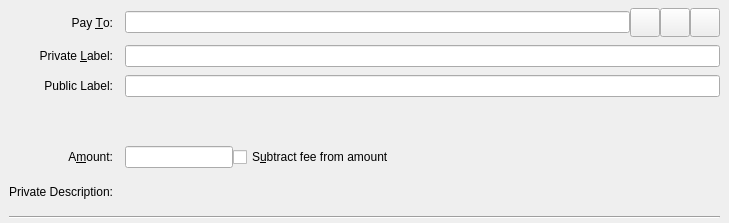
<?xml version="1.0" encoding="UTF-8"?>
<ui version="4.0">
 <class>SendCoinsEntry</class>
 <widget class="QStackedWidget" name="SendCoinsEntry">
  <property name="geometry">
   <rect>
    <x>0</x>
    <y>0</y>
    <width>729</width>
    <height>223</height>
   </rect>
  </property>
  <property name="focusPolicy">
   <enum>Qt::TabFocus</enum>
  </property>
  <property name="autoFillBackground">
   <bool>false</bool>
  </property>
  <widget class="QFrame" name="SendCoins">
   <property name="toolTip">
    <string>This is a normal payment.</string>
   </property>
   <property name="frameShape">
    <enum>QFrame::NoFrame</enum>
   </property>
   <layout class="QGridLayout" name="gridLayout">
    <property name="topMargin">
     <number>8</number>
    </property>
    <property name="bottomMargin">
     <number>4</number>
    </property>
    <property name="horizontalSpacing">
     <number>12</number>
    </property>
    <property name="verticalSpacing">
     <number>8</number>
    </property>
    <item row="4" column="1">
     <layout class="QHBoxLayout" name="horizontalLayoutAmount" stretch="0,1">
      <item>
       <widget class="BitcoinAmountField" name="payAmount"/>
      </item>
      <item>
       <widget class="QCheckBox" name="checkboxSubtractFeeFromAmount">
        <property name="toolTip">
         <string>The fee will be deducted from the amount being sent. The recipient will receive less bitcoins than you enter in the amount field. If multiple recipients are selected, the fee is split equally.</string>
        </property>
        <property name="text">
         <string>S&amp;ubtract fee from amount</string>
        </property>
       </widget>
      </item>
     </layout>
    </item>
    <item row="5" column="0">
     <widget class="QLabel" name="messageLabel">
      <property name="text">
       <string>Private Description:</string>
      </property>
      <property name="alignment">
       <set>Qt::AlignRight|Qt::AlignTrailing|Qt::AlignVCenter</set>
      </property>
     </widget>
    </item>
    <item row="1" column="0">
     <widget class="QLabel" name="labellLabel">
      <property name="text">
       <string>Private &amp;Label:</string>
      </property>
      <property name="alignment">
       <set>Qt::AlignRight|Qt::AlignTrailing|Qt::AlignVCenter</set>
      </property>
      <property name="buddy">
       <cstring>addAsLabel</cstring>
      </property>
     </widget>
    </item>
    <item row="4" column="0">
     <widget class="QLabel" name="amountLabel">
      <property name="text">
       <string>A&amp;mount:</string>
      </property>
      <property name="alignment">
       <set>Qt::AlignRight|Qt::AlignTrailing|Qt::AlignVCenter</set>
      </property>
      <property name="buddy">
       <cstring>payAmount</cstring>
      </property>
     </widget>
    </item>
    <item row="0" column="0">
     <widget class="QLabel" name="payToLabel">
      <property name="text">
       <string>Pay &amp;To:</string>
      </property>
      <property name="alignment">
       <set>Qt::AlignRight|Qt::AlignTrailing|Qt::AlignVCenter</set>
      </property>
      <property name="buddy">
       <cstring>payTo</cstring>
      </property>
     </widget>
    </item>
    <item row="6" column="0" colspan="2">
     <widget class="Line" name="line">
      <property name="orientation">
       <enum>Qt::Horizontal</enum>
      </property>
     </widget>
    </item>
    <item row="0" column="1">
     <layout class="QHBoxLayout" name="payToLayout">
      <property name="spacing">
       <number>0</number>
      </property>
      <item>
       <widget class="QValidatedLineEdit" name="payTo">
        <property name="toolTip">
         <string>The Diskcoin address to send the payment to</string>
        </property>
       </widget>
      </item>
      <item>
       <widget class="QToolButton" name="addressBookButton">
        <property name="toolTip">
         <string>Choose previously used address</string>
        </property>
        <property name="text">
         <string/>
        </property>
        <property name="icon">
         <iconset resource="../bitcoin.qrc">
          <normaloff>:/icons/address-book</normaloff>:/icons/address-book</iconset>
        </property>
        <property name="iconSize">
         <size>
          <width>22</width>
          <height>22</height>
         </size>
        </property>
        <property name="shortcut">
         <string>Alt+A</string>
        </property>
       </widget>
      </item>
      <item>
       <widget class="QToolButton" name="pasteButton">
        <property name="toolTip">
         <string>Paste address from clipboard</string>
        </property>
        <property name="text">
         <string/>
        </property>
        <property name="icon">
         <iconset resource="../bitcoin.qrc">
          <normaloff>:/icons/editpaste</normaloff>:/icons/editpaste</iconset>
        </property>
        <property name="iconSize">
         <size>
          <width>22</width>
          <height>22</height>
         </size>
        </property>
        <property name="shortcut">
         <string>Alt+P</string>
        </property>
       </widget>
      </item>
      <item>
       <widget class="QToolButton" name="deleteButton">
        <property name="toolTip">
         <string>Remove this entry</string>
        </property>
        <property name="text">
         <string/>
        </property>
        <property name="icon">
         <iconset resource="../bitcoin.qrc">
          <normaloff>:/icons/remove</normaloff>:/icons/remove</iconset>
        </property>
        <property name="iconSize">
         <size>
          <width>22</width>
          <height>22</height>
         </size>
        </property>
       </widget>
      </item>
     </layout>
    </item>
    <item row="5" column="1">
     <widget class="QLabel" name="messageTextLabel">
      <property name="toolTip">
       <string>A message that was attached to the bitcoin: URI which will be stored with the transaction for your reference. Note: This message will not be sent over the Diskcoin network.</string>
      </property>
      <property name="textFormat">
       <enum>Qt::PlainText</enum>
      </property>
     </widget>
    </item>
    <item row="1" column="1">
     <layout class="QHBoxLayout" name="labelLayout">
      <item>
       <widget class="QLineEdit" name="addAsLabel">
        <property name="toolTip">
         <string>Enter a private label for this address to add it to the list of used addresses</string>
        </property>
       </widget>
      </item>
     </layout>
    </item>
    <item row="2" column="1">
     <layout class="QHBoxLayout" name="labelPublicLayout">
      <item>
       <widget class="QLineEdit" name="lineEditPublic">
        <property name="toolTip">
         <string>Enter a public label for this transaction</string>
        </property>
       </widget>
      </item>
     </layout>
    </item>
    <item row="2" column="0">
     <widget class="QLabel" name="labelPublic">
      <property name="text">
       <string>Public Label:</string>
      </property>
      <property name="alignment">
       <set>Qt::AlignRight|Qt::AlignTrailing|Qt::AlignVCenter</set>
      </property>
     </widget>
    </item>
    <item row="3" column="1">
     <widget class="QLabel" name="messageTextLabel1">
      <property name="toolTip">
       <string/>
      </property>
      <property name="textFormat">
       <enum>Qt::PlainText</enum>
      </property>
      <property name="buddy">
       <cstring>lineEditPublic</cstring>
      </property>
     </widget>
    </item>
   </layout>
  </widget>
  <widget class="QFrame" name="SendCoins_UnauthenticatedPaymentRequest">
   <property name="palette">
    <palette>
     <active>
      <colorrole role="WindowText">
       <brush brushstyle="SolidPattern">
        <color alpha="255">
         <red>0</red>
         <green>0</green>
         <blue>0</blue>
        </color>
       </brush>
      </colorrole>
      <colorrole role="Button">
       <brush brushstyle="SolidPattern">
        <color alpha="255">
         <red>255</red>
         <green>255</green>
         <blue>127</blue>
        </color>
       </brush>
      </colorrole>
      <colorrole role="Light">
       <brush brushstyle="SolidPattern">
        <color alpha="255">
         <red>255</red>
         <green>255</green>
         <blue>255</blue>
        </color>
       </brush>
      </colorrole>
      <colorrole role="Midlight">
       <brush brushstyle="SolidPattern">
        <color alpha="255">
         <red>255</red>
         <green>255</green>
         <blue>191</blue>
        </color>
       </brush>
      </colorrole>
      <colorrole role="Dark">
       <brush brushstyle="SolidPattern">
        <color alpha="255">
         <red>127</red>
         <green>127</green>
         <blue>63</blue>
        </color>
       </brush>
      </colorrole>
      <colorrole role="Mid">
       <brush brushstyle="SolidPattern">
        <color alpha="255">
         <red>170</red>
         <green>170</green>
         <blue>84</blue>
        </color>
       </brush>
      </colorrole>
      <colorrole role="Text">
       <brush brushstyle="SolidPattern">
        <color alpha="255">
         <red>0</red>
         <green>0</green>
         <blue>0</blue>
        </color>
       </brush>
      </colorrole>
      <colorrole role="BrightText">
       <brush brushstyle="SolidPattern">
        <color alpha="255">
         <red>255</red>
         <green>255</green>
         <blue>255</blue>
        </color>
       </brush>
      </colorrole>
      <colorrole role="ButtonText">
       <brush brushstyle="SolidPattern">
        <color alpha="255">
         <red>0</red>
         <green>0</green>
         <blue>0</blue>
        </color>
       </brush>
      </colorrole>
      <colorrole role="Base">
       <brush brushstyle="SolidPattern">
        <color alpha="255">
         <red>255</red>
         <green>255</green>
         <blue>255</blue>
        </color>
       </brush>
      </colorrole>
      <colorrole role="Window">
       <brush brushstyle="SolidPattern">
        <color alpha="255">
         <red>255</red>
         <green>255</green>
         <blue>127</blue>
        </color>
       </brush>
      </colorrole>
      <colorrole role="Shadow">
       <brush brushstyle="SolidPattern">
        <color alpha="255">
         <red>0</red>
         <green>0</green>
         <blue>0</blue>
        </color>
       </brush>
      </colorrole>
      <colorrole role="AlternateBase">
       <brush brushstyle="SolidPattern">
        <color alpha="255">
         <red>255</red>
         <green>255</green>
         <blue>191</blue>
        </color>
       </brush>
      </colorrole>
      <colorrole role="ToolTipBase">
       <brush brushstyle="SolidPattern">
        <color alpha="255">
         <red>255</red>
         <green>255</green>
         <blue>220</blue>
        </color>
       </brush>
      </colorrole>
      <colorrole role="ToolTipText">
       <brush brushstyle="SolidPattern">
        <color alpha="255">
         <red>0</red>
         <green>0</green>
         <blue>0</blue>
        </color>
       </brush>
      </colorrole>
     </active>
     <inactive>
      <colorrole role="WindowText">
       <brush brushstyle="SolidPattern">
        <color alpha="255">
         <red>0</red>
         <green>0</green>
         <blue>0</blue>
        </color>
       </brush>
      </colorrole>
      <colorrole role="Button">
       <brush brushstyle="SolidPattern">
        <color alpha="255">
         <red>255</red>
         <green>255</green>
         <blue>127</blue>
        </color>
       </brush>
      </colorrole>
      <colorrole role="Light">
       <brush brushstyle="SolidPattern">
        <color alpha="255">
         <red>255</red>
         <green>255</green>
         <blue>255</blue>
        </color>
       </brush>
      </colorrole>
      <colorrole role="Midlight">
       <brush brushstyle="SolidPattern">
        <color alpha="255">
         <red>255</red>
         <green>255</green>
         <blue>191</blue>
        </color>
       </brush>
      </colorrole>
      <colorrole role="Dark">
       <brush brushstyle="SolidPattern">
        <color alpha="255">
         <red>127</red>
         <green>127</green>
         <blue>63</blue>
        </color>
       </brush>
      </colorrole>
      <colorrole role="Mid">
       <brush brushstyle="SolidPattern">
        <color alpha="255">
         <red>170</red>
         <green>170</green>
         <blue>84</blue>
        </color>
       </brush>
      </colorrole>
      <colorrole role="Text">
       <brush brushstyle="SolidPattern">
        <color alpha="255">
         <red>0</red>
         <green>0</green>
         <blue>0</blue>
        </color>
       </brush>
      </colorrole>
      <colorrole role="BrightText">
       <brush brushstyle="SolidPattern">
        <color alpha="255">
         <red>255</red>
         <green>255</green>
         <blue>255</blue>
        </color>
       </brush>
      </colorrole>
      <colorrole role="ButtonText">
       <brush brushstyle="SolidPattern">
        <color alpha="255">
         <red>0</red>
         <green>0</green>
         <blue>0</blue>
        </color>
       </brush>
      </colorrole>
      <colorrole role="Base">
       <brush brushstyle="SolidPattern">
        <color alpha="255">
         <red>255</red>
         <green>255</green>
         <blue>255</blue>
        </color>
       </brush>
      </colorrole>
      <colorrole role="Window">
       <brush brushstyle="SolidPattern">
        <color alpha="255">
         <red>255</red>
         <green>255</green>
         <blue>127</blue>
        </color>
       </brush>
      </colorrole>
      <colorrole role="Shadow">
       <brush brushstyle="SolidPattern">
        <color alpha="255">
         <red>0</red>
         <green>0</green>
         <blue>0</blue>
        </color>
       </brush>
      </colorrole>
      <colorrole role="AlternateBase">
       <brush brushstyle="SolidPattern">
        <color alpha="255">
         <red>255</red>
         <green>255</green>
         <blue>191</blue>
        </color>
       </brush>
      </colorrole>
      <colorrole role="ToolTipBase">
       <brush brushstyle="SolidPattern">
        <color alpha="255">
         <red>255</red>
         <green>255</green>
         <blue>220</blue>
        </color>
       </brush>
      </colorrole>
      <colorrole role="ToolTipText">
       <brush brushstyle="SolidPattern">
        <color alpha="255">
         <red>0</red>
         <green>0</green>
         <blue>0</blue>
        </color>
       </brush>
      </colorrole>
     </inactive>
     <disabled>
      <colorrole role="WindowText">
       <brush brushstyle="SolidPattern">
        <color alpha="255">
         <red>127</red>
         <green>127</green>
         <blue>63</blue>
        </color>
       </brush>
      </colorrole>
      <colorrole role="Button">
       <brush brushstyle="SolidPattern">
        <color alpha="255">
         <red>255</red>
         <green>255</green>
         <blue>127</blue>
        </color>
       </brush>
      </colorrole>
      <colorrole role="Light">
       <brush brushstyle="SolidPattern">
        <color alpha="255">
         <red>255</red>
         <green>255</green>
         <blue>255</blue>
        </color>
       </brush>
      </colorrole>
      <colorrole role="Midlight">
       <brush brushstyle="SolidPattern">
        <color alpha="255">
         <red>255</red>
         <green>255</green>
         <blue>191</blue>
        </color>
       </brush>
      </colorrole>
      <colorrole role="Dark">
       <brush brushstyle="SolidPattern">
        <color alpha="255">
         <red>127</red>
         <green>127</green>
         <blue>63</blue>
        </color>
       </brush>
      </colorrole>
      <colorrole role="Mid">
       <brush brushstyle="SolidPattern">
        <color alpha="255">
         <red>170</red>
         <green>170</green>
         <blue>84</blue>
        </color>
       </brush>
      </colorrole>
      <colorrole role="Text">
       <brush brushstyle="SolidPattern">
        <color alpha="255">
         <red>127</red>
         <green>127</green>
         <blue>63</blue>
        </color>
       </brush>
      </colorrole>
      <colorrole role="BrightText">
       <brush brushstyle="SolidPattern">
        <color alpha="255">
         <red>255</red>
         <green>255</green>
         <blue>255</blue>
        </color>
       </brush>
      </colorrole>
      <colorrole role="ButtonText">
       <brush brushstyle="SolidPattern">
        <color alpha="255">
         <red>127</red>
         <green>127</green>
         <blue>63</blue>
        </color>
       </brush>
      </colorrole>
      <colorrole role="Base">
       <brush brushstyle="SolidPattern">
        <color alpha="255">
         <red>255</red>
         <green>255</green>
         <blue>127</blue>
        </color>
       </brush>
      </colorrole>
      <colorrole role="Window">
       <brush brushstyle="SolidPattern">
        <color alpha="255">
         <red>255</red>
         <green>255</green>
         <blue>127</blue>
        </color>
       </brush>
      </colorrole>
      <colorrole role="Shadow">
       <brush brushstyle="SolidPattern">
        <color alpha="255">
         <red>0</red>
         <green>0</green>
         <blue>0</blue>
        </color>
       </brush>
      </colorrole>
      <colorrole role="AlternateBase">
       <brush brushstyle="SolidPattern">
        <color alpha="255">
         <red>255</red>
         <green>255</green>
         <blue>127</blue>
        </color>
       </brush>
      </colorrole>
      <colorrole role="ToolTipBase">
       <brush brushstyle="SolidPattern">
        <color alpha="255">
         <red>255</red>
         <green>255</green>
         <blue>220</blue>
        </color>
       </brush>
      </colorrole>
      <colorrole role="ToolTipText">
       <brush brushstyle="SolidPattern">
        <color alpha="255">
         <red>0</red>
         <green>0</green>
         <blue>0</blue>
        </color>
       </brush>
      </colorrole>
     </disabled>
    </palette>
   </property>
   <property name="toolTip">
    <string>This is an unauthenticated payment request.</string>
   </property>
   <property name="autoFillBackground">
    <bool>true</bool>
   </property>
   <property name="frameShape">
    <enum>QFrame::NoFrame</enum>
   </property>
   <layout class="QGridLayout" name="gridLayout_is">
    <property name="spacing">
     <number>12</number>
    </property>
    <item row="0" column="0">
     <widget class="QLabel" name="payToLabel_is">
      <property name="text">
       <string>Pay To:</string>
      </property>
      <property name="alignment">
       <set>Qt::AlignRight|Qt::AlignTrailing|Qt::AlignVCenter</set>
      </property>
     </widget>
    </item>
    <item row="0" column="1">
     <layout class="QHBoxLayout" name="payToLayout_is">
      <property name="spacing">
       <number>0</number>
      </property>
      <item>
       <widget class="QLabel" name="payTo_is"/>
      </item>
      <item>
       <widget class="QToolButton" name="deleteButton_is">
        <property name="toolTip">
         <string>Remove this entry</string>
        </property>
        <property name="text">
         <string/>
        </property>
        <property name="icon">
         <iconset resource="../bitcoin.qrc">
          <normaloff>:/icons/remove</normaloff>:/icons/remove</iconset>
        </property>
       </widget>
      </item>
     </layout>
    </item>
    <item row="1" column="0">
     <widget class="QLabel" name="memoLabel_is">
      <property name="text">
       <string>Memo:</string>
      </property>
      <property name="alignment">
       <set>Qt::AlignRight|Qt::AlignTrailing|Qt::AlignVCenter</set>
      </property>
     </widget>
    </item>
    <item row="1" column="1">
     <widget class="QLabel" name="memoTextLabel_is">
      <property name="textFormat">
       <enum>Qt::PlainText</enum>
      </property>
     </widget>
    </item>
    <item row="2" column="0">
     <widget class="QLabel" name="amountLabel_is">
      <property name="text">
       <string>A&amp;mount:</string>
      </property>
      <property name="alignment">
       <set>Qt::AlignRight|Qt::AlignTrailing|Qt::AlignVCenter</set>
      </property>
      <property name="buddy">
       <cstring>payAmount_is</cstring>
      </property>
     </widget>
    </item>
    <item row="2" column="1">
     <widget class="BitcoinAmountField" name="payAmount_is">
      <property name="acceptDrops">
       <bool>false</bool>
      </property>
     </widget>
    </item>
   </layout>
  </widget>
  <widget class="QFrame" name="SendCoins_AuthenticatedPaymentRequest">
   <property name="palette">
    <palette>
     <active>
      <colorrole role="WindowText">
       <brush brushstyle="SolidPattern">
        <color alpha="255">
         <red>0</red>
         <green>0</green>
         <blue>0</blue>
        </color>
       </brush>
      </colorrole>
      <colorrole role="Button">
       <brush brushstyle="SolidPattern">
        <color alpha="255">
         <red>140</red>
         <green>232</green>
         <blue>119</blue>
        </color>
       </brush>
      </colorrole>
      <colorrole role="Light">
       <brush brushstyle="SolidPattern">
        <color alpha="255">
         <red>230</red>
         <green>255</green>
         <blue>224</blue>
        </color>
       </brush>
      </colorrole>
      <colorrole role="Midlight">
       <brush brushstyle="SolidPattern">
        <color alpha="255">
         <red>185</red>
         <green>243</green>
         <blue>171</blue>
        </color>
       </brush>
      </colorrole>
      <colorrole role="Dark">
       <brush brushstyle="SolidPattern">
        <color alpha="255">
         <red>70</red>
         <green>116</green>
         <blue>59</blue>
        </color>
       </brush>
      </colorrole>
      <colorrole role="Mid">
       <brush brushstyle="SolidPattern">
        <color alpha="255">
         <red>93</red>
         <green>155</green>
         <blue>79</blue>
        </color>
       </brush>
      </colorrole>
      <colorrole role="Text">
       <brush brushstyle="SolidPattern">
        <color alpha="255">
         <red>0</red>
         <green>0</green>
         <blue>0</blue>
        </color>
       </brush>
      </colorrole>
      <colorrole role="BrightText">
       <brush brushstyle="SolidPattern">
        <color alpha="255">
         <red>155</red>
         <green>255</green>
         <blue>147</blue>
        </color>
       </brush>
      </colorrole>
      <colorrole role="ButtonText">
       <brush brushstyle="SolidPattern">
        <color alpha="255">
         <red>0</red>
         <green>0</green>
         <blue>0</blue>
        </color>
       </brush>
      </colorrole>
      <colorrole role="Base">
       <brush brushstyle="SolidPattern">
        <color alpha="255">
         <red>119</red>
         <green>255</green>
         <blue>233</blue>
        </color>
       </brush>
      </colorrole>
      <colorrole role="Window">
       <brush brushstyle="SolidPattern">
        <color alpha="255">
         <red>140</red>
         <green>232</green>
         <blue>119</blue>
        </color>
       </brush>
      </colorrole>
      <colorrole role="Shadow">
       <brush brushstyle="SolidPattern">
        <color alpha="255">
         <red>0</red>
         <green>0</green>
         <blue>0</blue>
        </color>
       </brush>
      </colorrole>
      <colorrole role="AlternateBase">
       <brush brushstyle="SolidPattern">
        <color alpha="255">
         <red>197</red>
         <green>243</green>
         <blue>187</blue>
        </color>
       </brush>
      </colorrole>
      <colorrole role="NoRole">
       <brush brushstyle="SolidPattern">
        <color alpha="255">
         <red>125</red>
         <green>194</green>
         <blue>122</blue>
        </color>
       </brush>
      </colorrole>
      <colorrole role="ToolTipBase">
       <brush brushstyle="SolidPattern">
        <color alpha="255">
         <red>255</red>
         <green>255</green>
         <blue>220</blue>
        </color>
       </brush>
      </colorrole>
      <colorrole role="ToolTipText">
       <brush brushstyle="SolidPattern">
        <color alpha="255">
         <red>0</red>
         <green>0</green>
         <blue>0</blue>
        </color>
       </brush>
      </colorrole>
     </active>
     <inactive>
      <colorrole role="WindowText">
       <brush brushstyle="SolidPattern">
        <color alpha="255">
         <red>0</red>
         <green>0</green>
         <blue>0</blue>
        </color>
       </brush>
      </colorrole>
      <colorrole role="Button">
       <brush brushstyle="SolidPattern">
        <color alpha="255">
         <red>140</red>
         <green>232</green>
         <blue>119</blue>
        </color>
       </brush>
      </colorrole>
      <colorrole role="Light">
       <brush brushstyle="SolidPattern">
        <color alpha="255">
         <red>230</red>
         <green>255</green>
         <blue>224</blue>
        </color>
       </brush>
      </colorrole>
      <colorrole role="Midlight">
       <brush brushstyle="SolidPattern">
        <color alpha="255">
         <red>185</red>
         <green>243</green>
         <blue>171</blue>
        </color>
       </brush>
      </colorrole>
      <colorrole role="Dark">
       <brush brushstyle="SolidPattern">
        <color alpha="255">
         <red>70</red>
         <green>116</green>
         <blue>59</blue>
        </color>
       </brush>
      </colorrole>
      <colorrole role="Mid">
       <brush brushstyle="SolidPattern">
        <color alpha="255">
         <red>93</red>
         <green>155</green>
         <blue>79</blue>
        </color>
       </brush>
      </colorrole>
      <colorrole role="Text">
       <brush brushstyle="SolidPattern">
        <color alpha="255">
         <red>0</red>
         <green>0</green>
         <blue>0</blue>
        </color>
       </brush>
      </colorrole>
      <colorrole role="BrightText">
       <brush brushstyle="SolidPattern">
        <color alpha="255">
         <red>155</red>
         <green>255</green>
         <blue>147</blue>
        </color>
       </brush>
      </colorrole>
      <colorrole role="ButtonText">
       <brush brushstyle="SolidPattern">
        <color alpha="255">
         <red>0</red>
         <green>0</green>
         <blue>0</blue>
        </color>
       </brush>
      </colorrole>
      <colorrole role="Base">
       <brush brushstyle="SolidPattern">
        <color alpha="255">
         <red>119</red>
         <green>255</green>
         <blue>233</blue>
        </color>
       </brush>
      </colorrole>
      <colorrole role="Window">
       <brush brushstyle="SolidPattern">
        <color alpha="255">
         <red>140</red>
         <green>232</green>
         <blue>119</blue>
        </color>
       </brush>
      </colorrole>
      <colorrole role="Shadow">
       <brush brushstyle="SolidPattern">
        <color alpha="255">
         <red>0</red>
         <green>0</green>
         <blue>0</blue>
        </color>
       </brush>
      </colorrole>
      <colorrole role="AlternateBase">
       <brush brushstyle="SolidPattern">
        <color alpha="255">
         <red>197</red>
         <green>243</green>
         <blue>187</blue>
        </color>
       </brush>
      </colorrole>
      <colorrole role="NoRole">
       <brush brushstyle="SolidPattern">
        <color alpha="255">
         <red>125</red>
         <green>194</green>
         <blue>122</blue>
        </color>
       </brush>
      </colorrole>
      <colorrole role="ToolTipBase">
       <brush brushstyle="SolidPattern">
        <color alpha="255">
         <red>255</red>
         <green>255</green>
         <blue>220</blue>
        </color>
       </brush>
      </colorrole>
      <colorrole role="ToolTipText">
       <brush brushstyle="SolidPattern">
        <color alpha="255">
         <red>0</red>
         <green>0</green>
         <blue>0</blue>
        </color>
       </brush>
      </colorrole>
     </inactive>
     <disabled>
      <colorrole role="WindowText">
       <brush brushstyle="SolidPattern">
        <color alpha="255">
         <red>70</red>
         <green>116</green>
         <blue>59</blue>
        </color>
       </brush>
      </colorrole>
      <colorrole role="Button">
       <brush brushstyle="SolidPattern">
        <color alpha="255">
         <red>140</red>
         <green>232</green>
         <blue>119</blue>
        </color>
       </brush>
      </colorrole>
      <colorrole role="Light">
       <brush brushstyle="SolidPattern">
        <color alpha="255">
         <red>230</red>
         <green>255</green>
         <blue>224</blue>
        </color>
       </brush>
      </colorrole>
      <colorrole role="Midlight">
       <brush brushstyle="SolidPattern">
        <color alpha="255">
         <red>185</red>
         <green>243</green>
         <blue>171</blue>
        </color>
       </brush>
      </colorrole>
      <colorrole role="Dark">
       <brush brushstyle="SolidPattern">
        <color alpha="255">
         <red>70</red>
         <green>116</green>
         <blue>59</blue>
        </color>
       </brush>
      </colorrole>
      <colorrole role="Mid">
       <brush brushstyle="SolidPattern">
        <color alpha="255">
         <red>93</red>
         <green>155</green>
         <blue>79</blue>
        </color>
       </brush>
      </colorrole>
      <colorrole role="Text">
       <brush brushstyle="SolidPattern">
        <color alpha="255">
         <red>70</red>
         <green>116</green>
         <blue>59</blue>
        </color>
       </brush>
      </colorrole>
      <colorrole role="BrightText">
       <brush brushstyle="SolidPattern">
        <color alpha="255">
         <red>155</red>
         <green>255</green>
         <blue>147</blue>
        </color>
       </brush>
      </colorrole>
      <colorrole role="ButtonText">
       <brush brushstyle="SolidPattern">
        <color alpha="255">
         <red>70</red>
         <green>116</green>
         <blue>59</blue>
        </color>
       </brush>
      </colorrole>
      <colorrole role="Base">
       <brush brushstyle="SolidPattern">
        <color alpha="255">
         <red>140</red>
         <green>232</green>
         <blue>119</blue>
        </color>
       </brush>
      </colorrole>
      <colorrole role="Window">
       <brush brushstyle="SolidPattern">
        <color alpha="255">
         <red>140</red>
         <green>232</green>
         <blue>119</blue>
        </color>
       </brush>
      </colorrole>
      <colorrole role="Shadow">
       <brush brushstyle="SolidPattern">
        <color alpha="255">
         <red>0</red>
         <green>0</green>
         <blue>0</blue>
        </color>
       </brush>
      </colorrole>
      <colorrole role="AlternateBase">
       <brush brushstyle="SolidPattern">
        <color alpha="255">
         <red>140</red>
         <green>232</green>
         <blue>119</blue>
        </color>
       </brush>
      </colorrole>
      <colorrole role="NoRole">
       <brush brushstyle="SolidPattern">
        <color alpha="255">
         <red>125</red>
         <green>194</green>
         <blue>122</blue>
        </color>
       </brush>
      </colorrole>
      <colorrole role="ToolTipBase">
       <brush brushstyle="SolidPattern">
        <color alpha="255">
         <red>255</red>
         <green>255</green>
         <blue>220</blue>
        </color>
       </brush>
      </colorrole>
      <colorrole role="ToolTipText">
       <brush brushstyle="SolidPattern">
        <color alpha="255">
         <red>0</red>
         <green>0</green>
         <blue>0</blue>
        </color>
       </brush>
      </colorrole>
     </disabled>
    </palette>
   </property>
   <property name="toolTip">
    <string>This is an authenticated payment request.</string>
   </property>
   <property name="autoFillBackground">
    <bool>true</bool>
   </property>
   <property name="frameShape">
    <enum>QFrame::NoFrame</enum>
   </property>
   <layout class="QGridLayout" name="gridLayout_s">
    <property name="spacing">
     <number>12</number>
    </property>
    <item row="0" column="0">
     <widget class="QLabel" name="payToLabel_s">
      <property name="text">
       <string>Pay To:</string>
      </property>
      <property name="alignment">
       <set>Qt::AlignRight|Qt::AlignTrailing|Qt::AlignVCenter</set>
      </property>
     </widget>
    </item>
    <item row="0" column="1">
     <layout class="QHBoxLayout" name="payToLayout_s">
      <property name="spacing">
       <number>0</number>
      </property>
      <item>
       <widget class="QLabel" name="payTo_s">
        <property name="textFormat">
         <enum>Qt::PlainText</enum>
        </property>
       </widget>
      </item>
      <item>
       <widget class="QToolButton" name="deleteButton_s">
        <property name="toolTip">
         <string>Remove this entry</string>
        </property>
        <property name="text">
         <string/>
        </property>
        <property name="icon">
         <iconset resource="../bitcoin.qrc">
          <normaloff>:/icons/remove</normaloff>:/icons/remove</iconset>
        </property>
       </widget>
      </item>
     </layout>
    </item>
    <item row="1" column="0">
     <widget class="QLabel" name="memoLabel_s">
      <property name="text">
       <string>Memo:</string>
      </property>
      <property name="alignment">
       <set>Qt::AlignRight|Qt::AlignTrailing|Qt::AlignVCenter</set>
      </property>
     </widget>
    </item>
    <item row="1" column="1">
     <widget class="QLabel" name="memoTextLabel_s">
      <property name="textFormat">
       <enum>Qt::PlainText</enum>
      </property>
     </widget>
    </item>
    <item row="2" column="0">
     <widget class="QLabel" name="amountLabel_s">
      <property name="text">
       <string>A&amp;mount:</string>
      </property>
      <property name="alignment">
       <set>Qt::AlignRight|Qt::AlignTrailing|Qt::AlignVCenter</set>
      </property>
      <property name="buddy">
       <cstring>payAmount_s</cstring>
      </property>
     </widget>
    </item>
    <item row="2" column="1">
     <widget class="BitcoinAmountField" name="payAmount_s">
      <property name="acceptDrops">
       <bool>false</bool>
      </property>
     </widget>
    </item>
   </layout>
  </widget>
 </widget>
 <customwidgets>
  <customwidget>
   <class>QValidatedLineEdit</class>
   <extends>QLineEdit</extends>
   <header>qvalidatedlineedit.h</header>
  </customwidget>
  <customwidget>
   <class>BitcoinAmountField</class>
   <extends>QLineEdit</extends>
   <header>bitcoinamountfield.h</header>
   <container>1</container>
  </customwidget>
 </customwidgets>
 <tabstops>
  <tabstop>payTo</tabstop>
  <tabstop>addressBookButton</tabstop>
  <tabstop>pasteButton</tabstop>
  <tabstop>deleteButton</tabstop>
  <tabstop>addAsLabel</tabstop>
  <tabstop>lineEditPublic</tabstop>
  <tabstop>payAmount</tabstop>
  <tabstop>checkboxSubtractFeeFromAmount</tabstop>
  <tabstop>payAmount_s</tabstop>
  <tabstop>payAmount_is</tabstop>
  <tabstop>deleteButton_s</tabstop>
  <tabstop>deleteButton_is</tabstop>
 </tabstops>
 <resources>
  <include location="../bitcoin.qrc"/>
 </resources>
 <connections/>
</ui>
